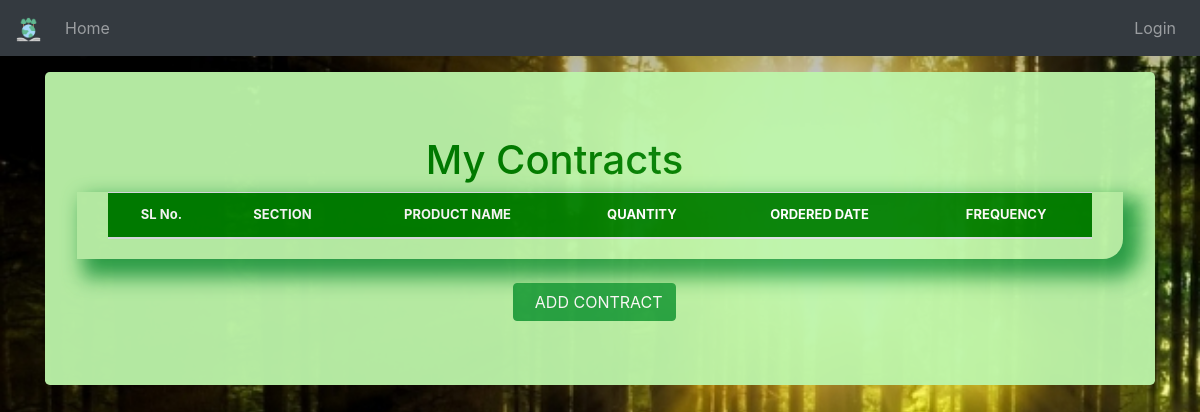
/list_contracts/Nimitha, run on an earlier commit of the app's database.
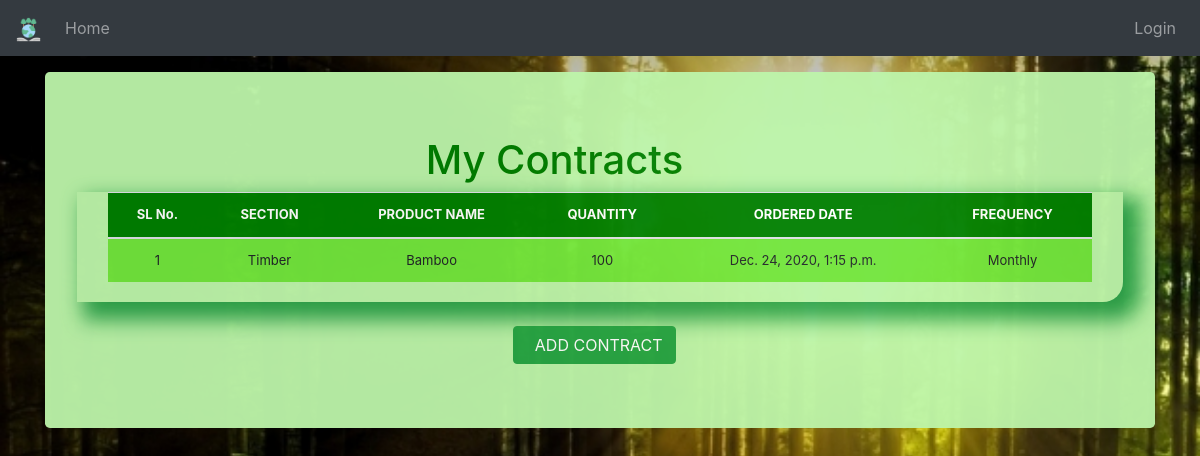
And on a later commit of the database.
### ForestManagement/models.py (models this page shows, shortened)
class Contract(models.Model):
	item = models.ForeignKey(Product, on_delete = models.CASCADE)
	ordered_quantity = models.IntegerField(default=0, blank=False, null=True)
	ordered_date = models.DateTimeField(auto_now=True)
	user_name = models.ForeignKey(User, on_delete=models.CASCADE)
	last_created_date = models.DateField(default=date.today() , blank=False, null=True)
	frequency = models.CharField(max_length=50, blank=True, null=True,choices = frequency_choice)

class Product(models.Model):
	category = models.CharField(max_length=50, blank=True, null=True)
	item_name = models.CharField(max_length=50, blank=True, null=True)
	quantity = models.IntegerField(default='0', blank=False, null=True)
	receive_quantity = models.IntegerField(default='0', blank=True, null=True)
	receive_by = models.CharField(max_length=50, blank=True, null=True)
	issue_quantity = models.IntegerField(default='0', blank=True, null=True)
	issue_by = models.CharField(max_length=50, blank=True, null=True)
	issue_to = models.CharField(max_length=50, blank=True, null=True)
	phone_number = models.CharField(max_length=50, blank=True, null=True)
	created_by = models.CharField(max_length=50, blank=True, null=True)
	last_updated = models.DateTimeField(auto_now_add=False, auto_now=True)
	export_to_CSV = models.BooleanField(default=False)
	def __str__(self):
		return self.item_name

### ForestManagement/views.py (the view)
# urls.py: path('list_contracts/<str:username>', views.UserContractsListView.as_view(), name='list_contracts'),
class UserContractsListView(ListView):
    model = Contract
    template_name = 'list_contracts.html'
    context_object_name = 'orders'
    paginate_by = 5
    def get_queryset(self):
        user = get_object_or_404(User, username=self.kwargs.get('username'))
        return Contract.objects.filter(user_name=user)

### ForestManagement/templates/list_contracts.html (shortened to what this page needs)
{% load static %}
<!DOCTYPE html>
<html lang="en">
<head>
    <link href="{% static 'css/bootstrap.min.css' %}" rel="stylesheet">
    <link href="{% static 'css/stylesheet.css' %}" rel="stylesheet">
    <link href="{% static 'css/navbar-top-fixed.css' %}" rel="stylesheet">
</head>
<body>
    {% include 'navbar.html' %}
    <main role="main" class="container">
        <div class="jumbotron">
            {% if user.is_staff%}
            <div class="header offset-4" style="color: green;">
                <h1>LIST OF CONTRACTS</h1>
            </div>
            {% else %}
            <div class="header offset-4" style="color: green;">
                <h1>My Contracts</h1>
            </div>
            {% endif %}
            <div class="display_table">
                <table class="table">
                    <thead>
                        <tr>
                            <th>SL No.</th>
                            <th>SECTION</th>
                            <th>PRODUCT NAME</th>
                            <th>QUANTITY</th>
                            <th>ORDERED DATE</th>
                            <th>FREQUENCY</th>
                        </tr>
                    </thead>
                    {% for instance in orders %}
                    <tr>
                        <td>{{forloop.counter}}</td>
                        <td>{{instance.item.category}}</td>
                        <td>{{instance.item}}</td>
                        <td>{{instance.ordered_quantity}}</td>
                        <td>{{instance.ordered_date}}</td>
                        <td>{{instance.frequency}}</td>
                    </tr>
                    {% endfor %}
                </table>
            </div>
            <br />
            {% if not user.is_staff %}
            <a href="{% url 'make_contract'%}" class="btn btn-success offset-5">&nbsp;
                ADD CONTRACT</a>
            {% endif %}
        </div>
    </main>
</body>
</html>

What changed in the data, as far as the page shows it:
added Contract: item.category "Timber", item "Bamboo", ordered_quantity "100", ordered_date "Dec. 24, 2020, 1:15 p.m.", frequency "Monthly"
